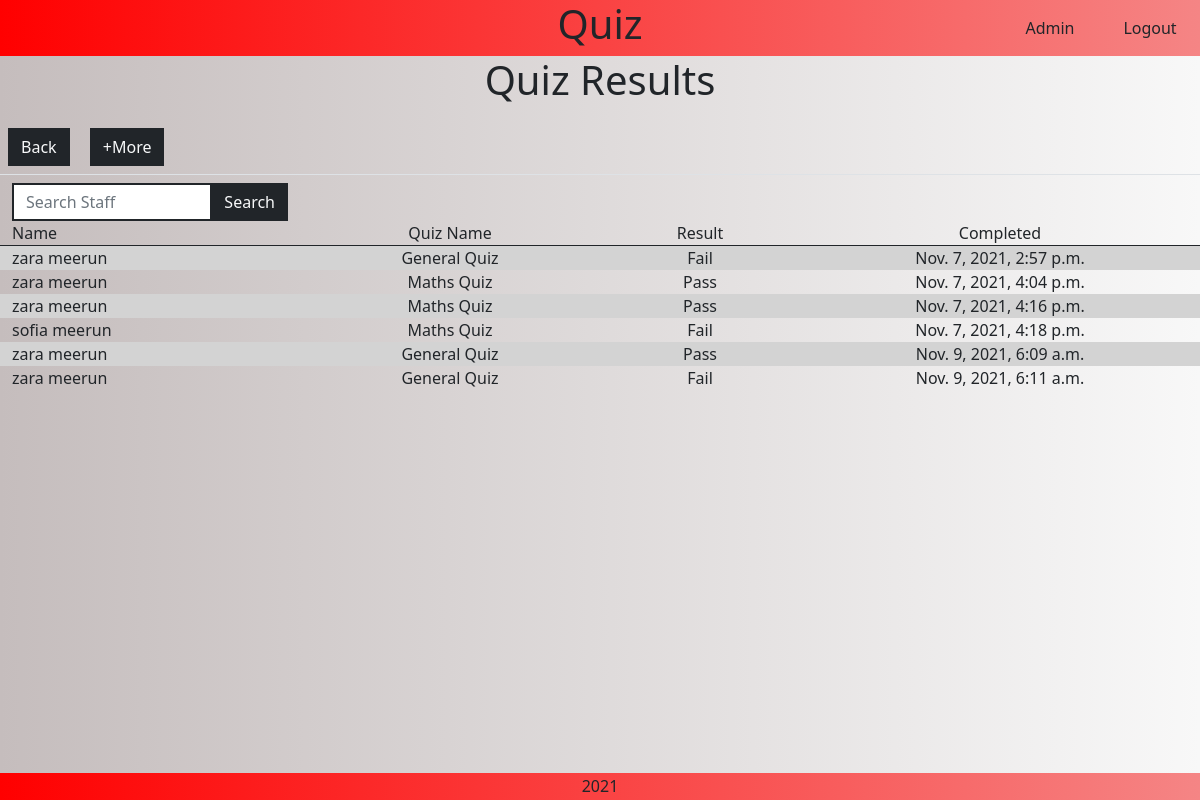
/staff/quiz_results (signed in), run on an earlier commit of the app's database.
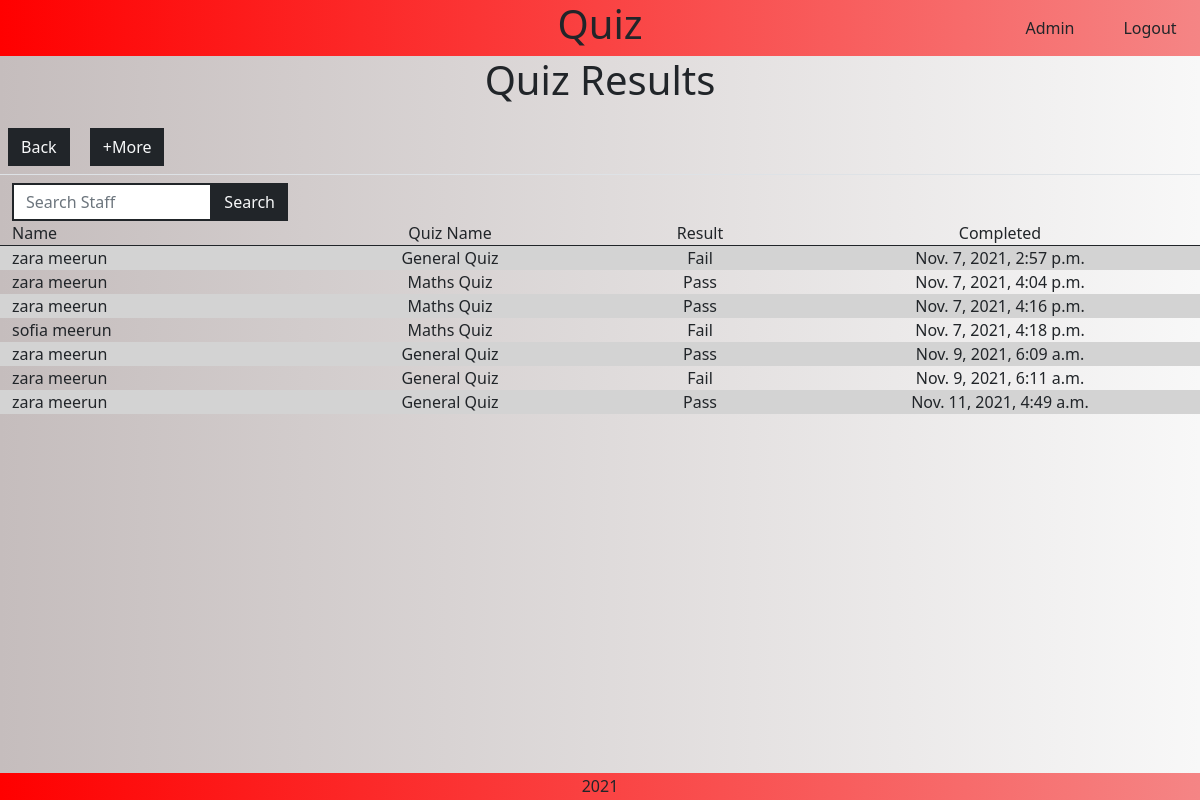
And on a later commit of the database.
### quiz/models.py (models this page shows, shortened)
class Results(models.Model):
    class Meta:
        verbose_name_plural = "Results"
    staff= models.ForeignKey(
            'staff.Staff', null=False, blank=False, on_delete=models.CASCADE,
            related_name='results')
    quiz_name = models.CharField(max_length=254)
    results = models.CharField(max_length=254)
    attempts = models.IntegerField(default=0)
    created_at = models.DateTimeField(auto_now_add=True)
    pass_fail = models.CharField(max_length=254)

### staff/models.py (models this page shows, shortened)
class Staff(models.Model):
    class Meta:
        verbose_name_plural = "Staff"
    employee_number = models.IntegerField(unique=True)
    first_name = models.CharField(max_length=254)
    last_name = models.CharField(max_length=254)
    email_address = models.EmailField()

### staff/views.py (the view, shortened to what this page needs)
# urls.py: path('quiz_results', views.quiz_results, name='quiz_results'),
def quiz_results(request):
    all_results = Results.objects.all()
    context = {
    'results': all_results,
    }
    return render(request, 'staff/quiz_results.html', context)

### staff/templates/staff/quiz_results.html (shortened to what this page needs)
{% extends "base.html" %}
{% load static %}
{% load crispy_forms_tags %}
{% block extra_css %}
    <link rel="stylesheet" href="{% static 'staff/css/staff.css' %}">
{% endblock %}
{% block content %}
    <div class="text-center h1 mb-3">Quiz Results</div>
    <a href="{% url 'staff' %}" class="m-2 btn btn-dark rounded-0 text-light">Back</a>
    <a href="#" class="m-2 btn btn-dark rounded-0 text-light show-more">+More</a>
    <div class="row m-0 border-top d-flex justify-content-left">
        <div class="col-10 col-md-4 col-lg-3 mt-2">
            <form action="{% url 'quiz_results' %}" method="GET" id="characterForm">
                <div class="input-group">
                    <input type="search" class="form-control custom-select rounded-0 border-2 border-dark" name="q" placeholder="Search Staff">
                    <button class="btn btn-outline-dark bg-dark text-light rounded-0 input-group-append ml-auto search-button" type="submit"><div class="text">Search</div></button>
                </div>
            </form>
        </div>
    </div>
    <div class="row m-0 staff-text border-bottom border-dark">
        <div class="col-3">Name</div>
        <div class="col-3 text-center">Quiz Name</div>
        <div class="col-2 text-center">Result</div>
        <div class="col-4 text-center">Completed</div>
    </div>
    <div class="row m-0 staff-text">
        {% for result in results %}
            {% if forloop.counter|divisibleby:2 %}
                <div class="col-3">{{ result.staff.first_name }} {{ result.staff.last_name }}</div>
                <div class="col-3 text-center">{{ result.quiz_name }}</div>
                <div class="col-2 text-center">{{ result.pass_fail }}</div>
                <div class="col-4 text-center">{{ result.created_at }}</div>
            {% else %}
                <div class="col-3 bg-secondary">{{ result.staff.first_name }} {{ result.staff.last_name }}</div>
                <div class="col-3 text-center bg-secondary">{{ result.quiz_name }}</div>
                <div class="col-2 text-center bg-secondary">{{ result.pass_fail }}</div>
                <div class="col-4 text-center bg-secondary">{{ result.created_at }}</div>
            {% endif %}
        {% endfor %}
    </div>
{% endblock %}

What changed in the data, as far as the page shows it:
added Results: staff.first_name "zara", staff.last_name "meerun", quiz_name "General Quiz", pass_fail "Pass", created_at "Nov. 11, 2021, 4:49 a.m."
